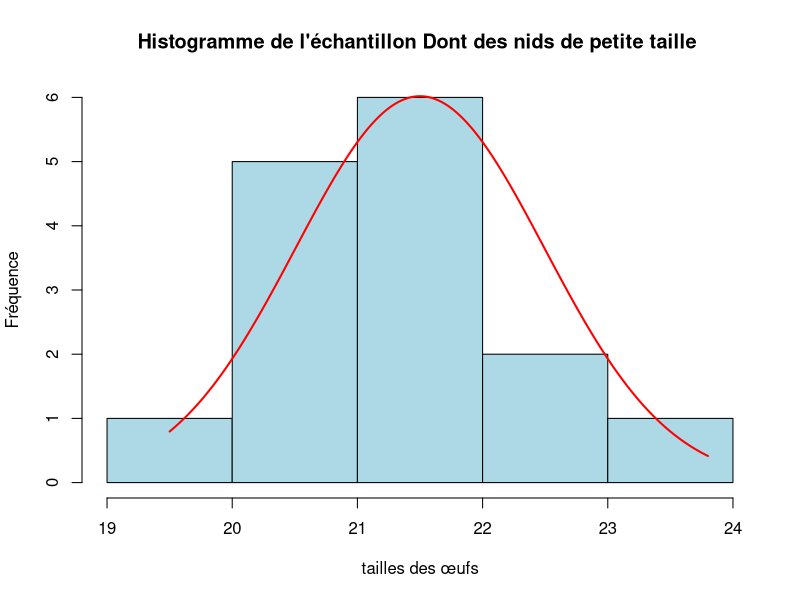
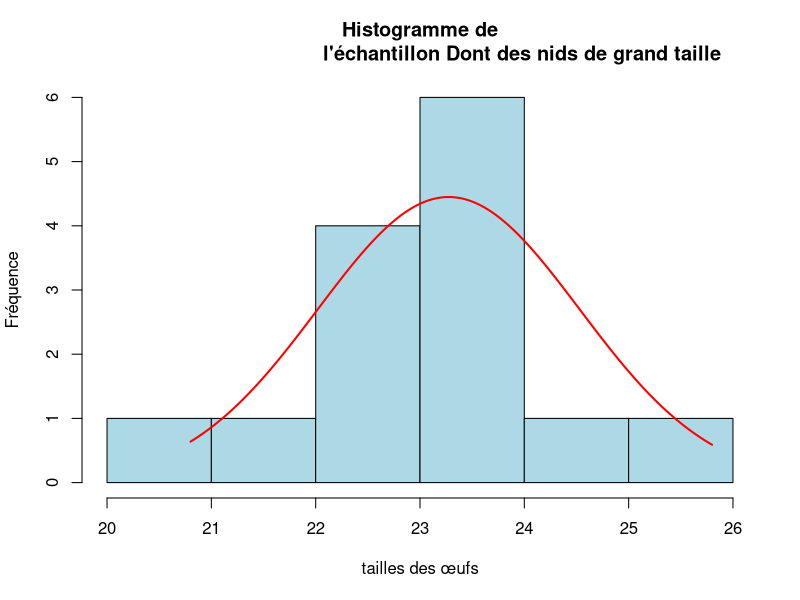

Reproduce these figures in R, in order.
#question 1 : 
Lp=c(19.5,22.1,21.5,21.9,22.0,21.0,22.3,21.0,20.3,20.9,22.0,22.0,23.8,21.2,21.0)
Lg=c(22.35,23.9,20.8,25.8,25.0,24.0,23.8,21.7,22.8,23.1,23.5,23.0,23.0,23.1)
# Test de normalité pour Lp
mu <- mean(Lp)
sigma <-sd(Lp)
x <- seq(min(Lp), max(Lp), length = 1000)
y <- dnorm(x, mean = mu, sd = sigma)
lines(x, y * length(Lp)* diff(hist(Lp,
                                   main = "Histogramme de l'échantillon Dont des nids de petite taille ", 
                                   xlab = "tailles des œufs", ylab = "Fréquence", col = "lightblue",
                                   border = "black")$breaks[1:2]), col = "red", lwd = 2)

# Tests statistiques
shapiro.test(Lp)
#W = 0.95149, p-value = 0.5841
# Test de normalité pour Lg graphiquement 
mu2 <- mean(Lg)
sigma2 <-sd(Lg)
x <- seq(min(Lg), max(Lg), length = 1000)
y <- dnorm(x, mean = mu2, sd = sigma2)
lines(x, y * length(Lg)* diff(hist(Lg, main = "Histogramme de
                                   l'échantillon Dont des nids de grand taille ",
                                   xlab = "tailles des œufs", ylab = "Fréquence", 
                                   col = "lightblue", border = "black")$breaks[1:2]), col = "red", lwd = 2)
# Test statistique
shapiro.test(Lg)
#W = 0.97064, p-value = 0.3973

#question 2 
var.test(Lp,Lg)
#p_value=0.4676642

#question3
t.test(Lp,Lg,var.equal = T)



